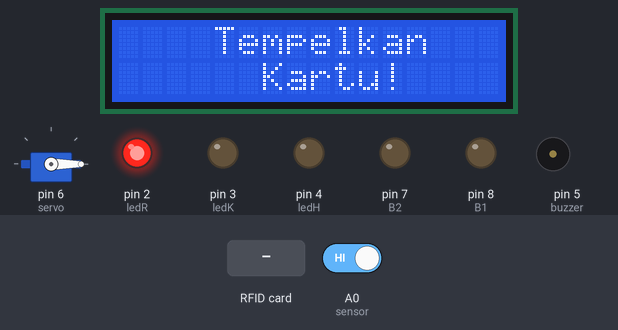
The sketch below on a simulated Arduino Uno, built with avr-gcc and run on an emulated ATmega328P. Shown: 16×2 character LCD, servo, output pins drawn as LEDs (lit = HIGH), buzzer (waves = sounding, pin HIGH). The inputs (shaded band) are chosen by the test bench; at power-on: A0 (sensor) HIGH. Pins used as bus, display or sensor lines are not drawn.

Above: at 1.4 s.
1.5 s: RFID card 5E 7A 19 C4 held to the reader
At 2.3 s:
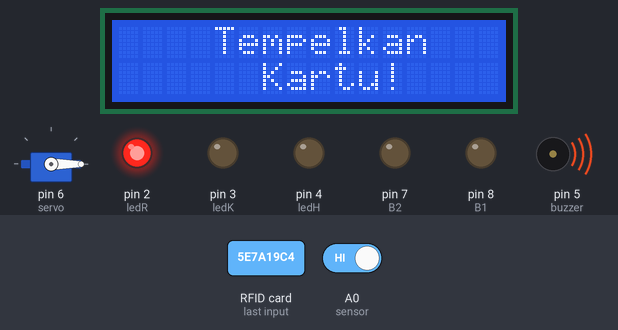
At 3.1 s:
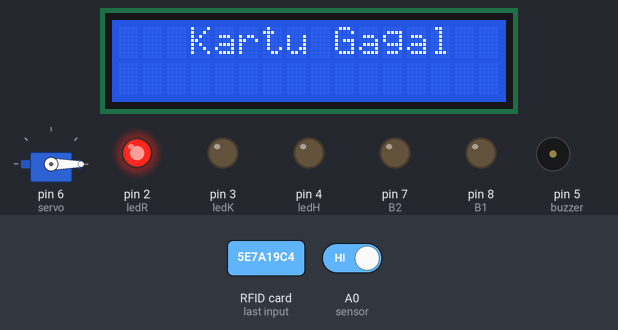
Timing chart, 0 to 4.6 s (numbered marks = the images above; inputs shaded):
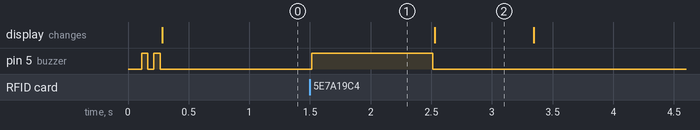

The sketch:

Challenge_Motor_RFID.ino
```cpp
//Inisialisasi
#include <SPI.h>
#include <MFRC522.h>
#include <LiquidCrystal_I2C.h>
#include <Servo.h>

String uidString;
int sensor=A0;
int buzzer=5;
int masuk=0;
int ledR=2;
int ledK=3;
int ledH=4;

#define B1 8 // Motor B pins
#define B2 7

//Servo
int servo=6;
Servo palang;


#define SS_PIN 10
#define RST_PIN 9
MFRC522 mfrc522(SS_PIN, RST_PIN);  // Create MFRC522 instace

LiquidCrystal_I2C lcd(0x27, 16, 2);

void setup() {
  Serial.begin(9600);
  pinMode(buzzer,OUTPUT);
  SPI.begin(); // initiate SPI bus
  lcd.begin();
  mfrc522.PCD_Init();  //initiate MFRC522
  buzoke();


  palang.attach(servo);
  palang.write(0);

   pinMode(B1, OUTPUT);
   pinMode(B2, OUTPUT);
   digitalWrite(B1, LOW);
   digitalWrite(B2, LOW);

  pinMode(ledR,OUTPUT);
  pinMode(ledK, OUTPUT);
  pinMode(ledH, OUTPUT);
  pinMode(buzzer, OUTPUT);
  digitalWrite(ledR, HIGH);
  digitalWrite(ledK, LOW);
  digitalWrite(ledH, LOW);
  tempel();
}

void loop() {
  int bacaSensor=digitalRead(sensor);

  if(mfrc522.PICC_IsNewCardPresent()) {
    readRFID();
    if( uidString == "1ATCIE9P80" and masuk == 0){
      masuk=1;
      buzoke();
      berhasilmasuk();
      digitalWrite(ledR, LOW);
      digitalWrite(ledK, HIGH);
      delay(500);
      digitalWrite(ledK, LOW);
      digitalWrite(ledH, HIGH);
      buka();
    } else if ( uidString != "1ATCIE9P80" and masuk == 0){
      buzgaoke();
//      mtutup();
      digitalWrite(ledR, HIGH);
      digitalWrite(ledK, LOW);
      digitalWrite(ledH, LOW);
      kartugagal();
      delay(800);
      tempel();
    }
  }

  if (bacaSensor == 0 and masuk == 1){
    masuk=0;
    udahmasuk();
    delay(800);
    digitalWrite(ledH, LOW);
    digitalWrite(ledK, HIGH);
    delay(500);
    digitalWrite(ledK, LOW);
    digitalWrite(ledR, HIGH);
    mtutup();
    delay(1000);
    tempel();
  }
}

//FungsiTambahan
void readRFID(){
  mfrc522.PICC_ReadCardSerial();
  //pembatas bisa di ubah sesuai keinginan,disini yang digunakan "U"
  uidString=String(mfrc522.uid.uidByte[0], HEX)+"T"+
  String(mfrc522.uid.uidByte[1], HEX) +"I"+
  String(mfrc522.uid.uidByte[2], HEX) +"P"+
  String(mfrc522.uid.uidByte[3], HEX);
  uidString.toUpperCase();
}

//LCD

void kartugagal(){
  lcd.clear();
  lcd.setCursor(3,0); lcd.print("Kartu");
  lcd.setCursor(9,0); lcd.print("Gagal");
}

void udahmasuk(){
  lcd.clear();
  lcd.setCursor(3,0); lcd.print("Sudah");
  lcd.setCursor(9,0); lcd.print("Masuk");
}

void berhasilmasuk(){
  lcd.clear();
  lcd.setCursor(5,0); lcd.print("Berhasil");
  delay(800);
  lcd.clear();
  lcd.setCursor(4,0); lcd.print("Silahkan");
  lcd.setCursor(6,1); lcd.print("Masuk");
}

void tempel (){
  lcd.clear();
  lcd.setCursor(4,0); lcd.print("Tempelkan");
  lcd.setCursor(6,1); lcd.print("Kartu!");
}

void tutup(){
  lcd.clear();
  lcd.setCursor(5,0); lcd.print("Palang");
  lcd.setCursor(4,1); lcd.print("Ditutup");
}

//Motor
void buka() { //function of forward
 analogWrite(B1, 255);
 analogWrite(B2, 0);
 delay(90);
 digitalWrite(B1, LOW);
 digitalWrite(B2, LOW);
}

void mtutup() { //function of backward
 analogWrite(B1, 0);
 analogWrite(B2, 255);
 delay(100);
 digitalWrite(B1, LOW);
 digitalWrite(B2, LOW);
}

//Buzzer

void buzoke(){
  digitalWrite(buzzer,HIGH);
  delay(50);
  digitalWrite(buzzer,LOW);
  delay(50);
  digitalWrite(buzzer,HIGH);
  delay(50);
  digitalWrite(buzzer,LOW);
}
void buzgaoke(){
  digitalWrite(buzzer,HIGH);
  delay(1000);
  digitalWrite(buzzer,LOW);
}
```

Measured:
- after the input at 1.5 s, pin 5 (buzzer): LOW → HIGH at once, → LOW 1.0 s later
- what the display in image 2 shows lasts 0.8 s, from 2.5 s to 3.3 s
